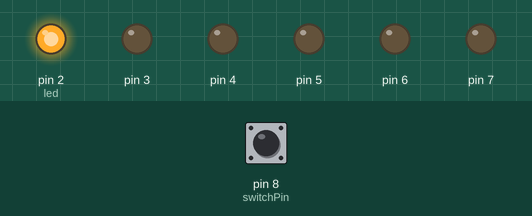
A sketch run on a simulated Arduino Uno, built with avr-gcc and run on an emulated ATmega328P. On the bench: output pins drawn as LEDs (lit = HIGH). Dashed ring = blinking. The test bench sets the inputs (shaded band); at power-on: pin 8 (switchPin) LOW.

Above: at 1.2 s.
1.3 s: pin 8 (switchPin) pulled HIGH for 0.15 s
At 1.7 s:
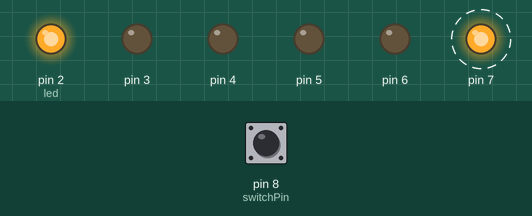
4.4 s: pin 8 (switchPin) pulled HIGH for 3.2 s
At 7.7 s:
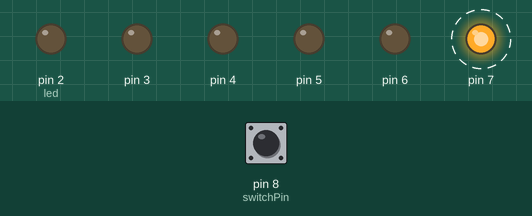
13.6 s: pin 8 (switchPin) pulled HIGH for 1 s
At 21.3 s:
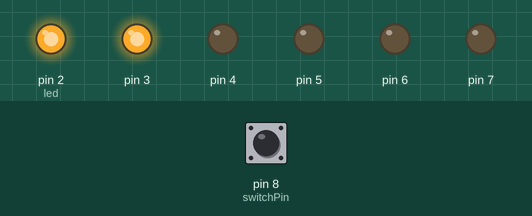
23.6 s: pin 8 (switchPin) pulled HIGH for 0.15 s
Timing chart, 0 to 36.1 s (numbered marks = the images above; inputs shaded):
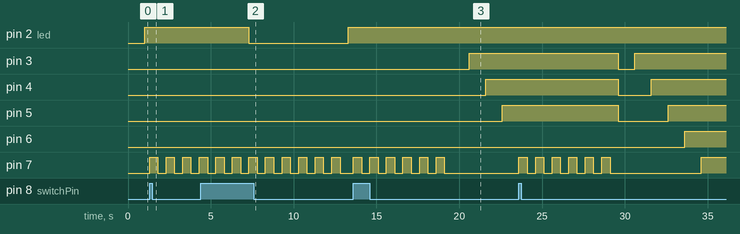

The sketch:

digital_hourglass.ino
```cpp
const int switchPin = 8;

unsigned long prevTime = 0;

int switchState = 0;
int prevSwitchState = 0;

// The LED that is turned on next
int led = 2;

// Time interval to transiution to next state is 5min
long interval = 1000;

void turnAllLEDsOff() {
  led = 2;
  for(int j = 2; j < 8; j++){
    digitalWrite(j, LOW);
  }
  return;
}

void blinkLED(int ledToBlink) {
  for(int k = 0; k < 6; k++){
    digitalWrite(ledToBlink, HIGH);
    delay(500);
    digitalWrite(ledToBlink, LOW);
    delay(500);
  }
  return;
}

void setup() {
  // Declare Pins 2-7 as OUTPUT
  for(int i = 2; i < 8; i++){
    pinMode(i, OUTPUT);
  }
  // Declare Pin of the switch as INPUT
  pinMode(switchPin, INPUT);
}

void loop() {
  unsigned long currentTime = millis();

  switchState = digitalRead(switchPin);

  if(switchState != prevSwitchState){
    prevTime = currentTime;
    blinkLED(7);
    turnAllLEDsOff();
  }

  if(currentTime - prevTime > interval){
    prevTime = currentTime;

    if(led == 8){
      blinkLED(7);
      turnAllLEDsOff();
    } else {
      digitalWrite(led, HIGH);
      led++;
    }
  }

  switchState = 0;
  prevSwitchState = 0;
}
```

Measured:
- after the input at 1.3 s, pin 3: stays LOW (without the input it goes to HIGH after 0.70 s); pin 4: stays LOW (without the input it goes to HIGH after 1.7 s); pin 5: stays LOW (without the input it goes to HIGH after 2.7 s); pin 7: alternates HIGH for 0.50 s and LOW for 0.50 s, starting at once
- after the input at 4.4 s, pin 2 (led): HIGH → LOW after 2.9 s, → HIGH 6.0 s later; pin 3: stays LOW (without the input it goes to HIGH after 3.9 s); pin 4: stays LOW (without the input it goes to HIGH after 4.9 s); pin 5: stays LOW (without the input it goes to HIGH after 5.9 s); pin 6: stays LOW (without the input it goes to HIGH after 6.9 s)
- after the input at 13.6 s, pin 3: LOW → HIGH after 7.0 s instead of 0.70 s; pin 4: LOW → HIGH after 8.0 s instead of 1.7 s; pin 5: LOW → HIGH after 9.0 s instead of 2.7 s; pin 6: stays LOW (without the input it goes to HIGH after 3.7 s)
